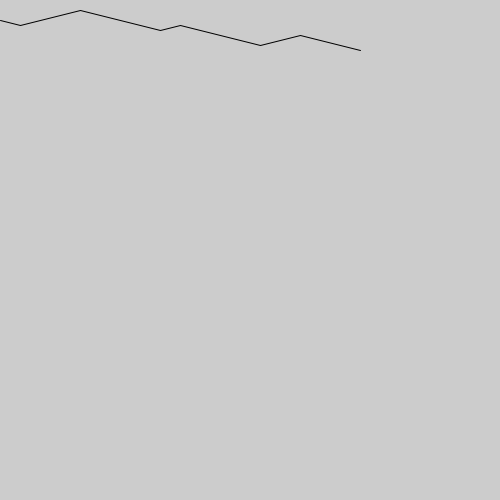
Frame 1 (no input)
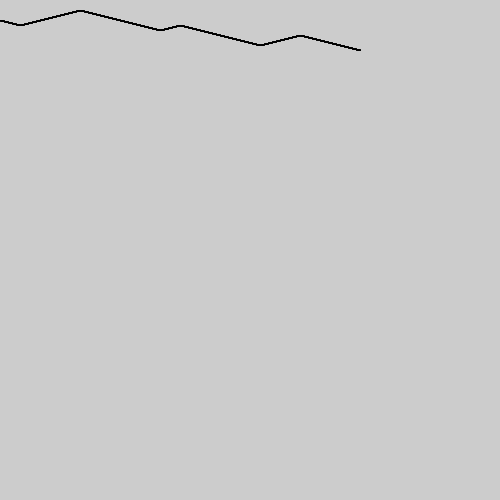
Frame 60 (the mouse pressed at the canvas centre just before this capture)
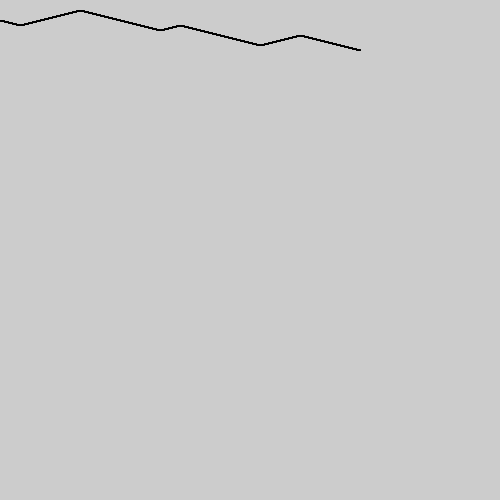
Frame 120 (the mouse held since frame 60 and released just before this capture)

The Processing sketch that drew these frames (run headless with seeded random() and noise(); from frame 60 on, the mouse is pressed at the canvas centre):

// Processing sketch: origami_miura_ori_01
// ── origami_miura_ori_01.pde
int stepX = 20;
int stepY = 5;

int [] mult = {0, 1, -3, 4, -1, 4, -2, 3, -1};

void setup() {
  size(500, 500);
}

void draw() {

  noFill();

  pushMatrix();
  translate(0, 20); 

  beginShape();
  int locX = 0;
  int locY = 0;
  vertex(locX, locY);
  locX += stepX*abs(mult[1]);
  locY += stepY*mult[1];
  vertex(locX, locY);
  locX += stepX*abs(mult[2]);
  locY += stepY*mult[2];
  vertex(locX, locY);
  locX += stepX*abs(mult[3]);
  locY += stepY*mult[3];
  vertex(locX, locY);
  locX += stepX*abs(mult[4]);
  locY += stepY*mult[4];
  vertex(locX, locY);
  locX += stepX*abs(mult[5]);
  locY += stepY*mult[5];
  vertex(locX, locY);
  locX += stepX*abs(mult[6]);
  locY += stepY*mult[6];
  vertex(locX, locY);
  locX += stepX*abs(mult[7]);
  locY += stepY*mult[7];
  vertex(locX, locY);

  endShape();

  popMatrix();
}
